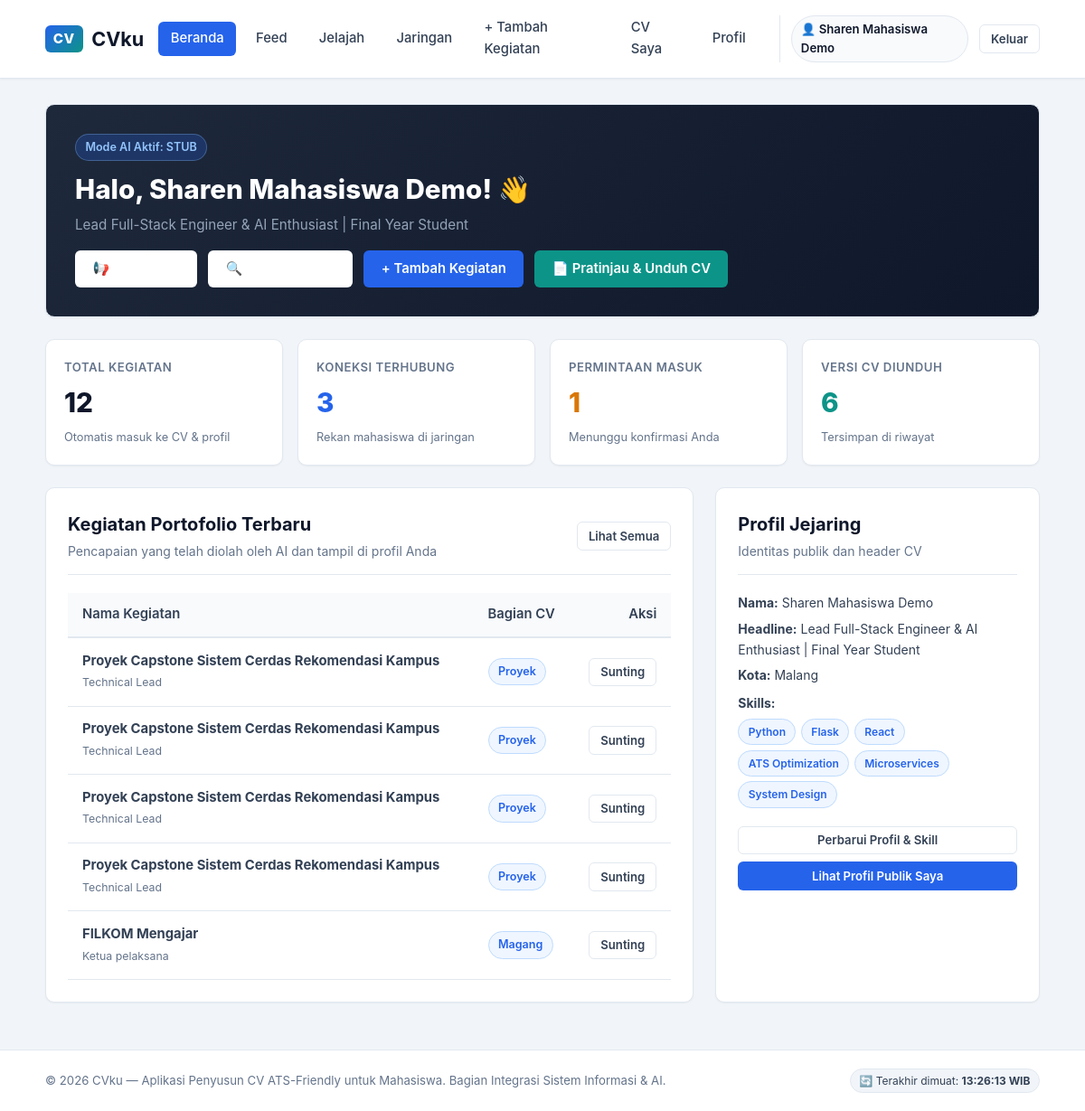
/ (signed in), run on an earlier commit of the app's database.
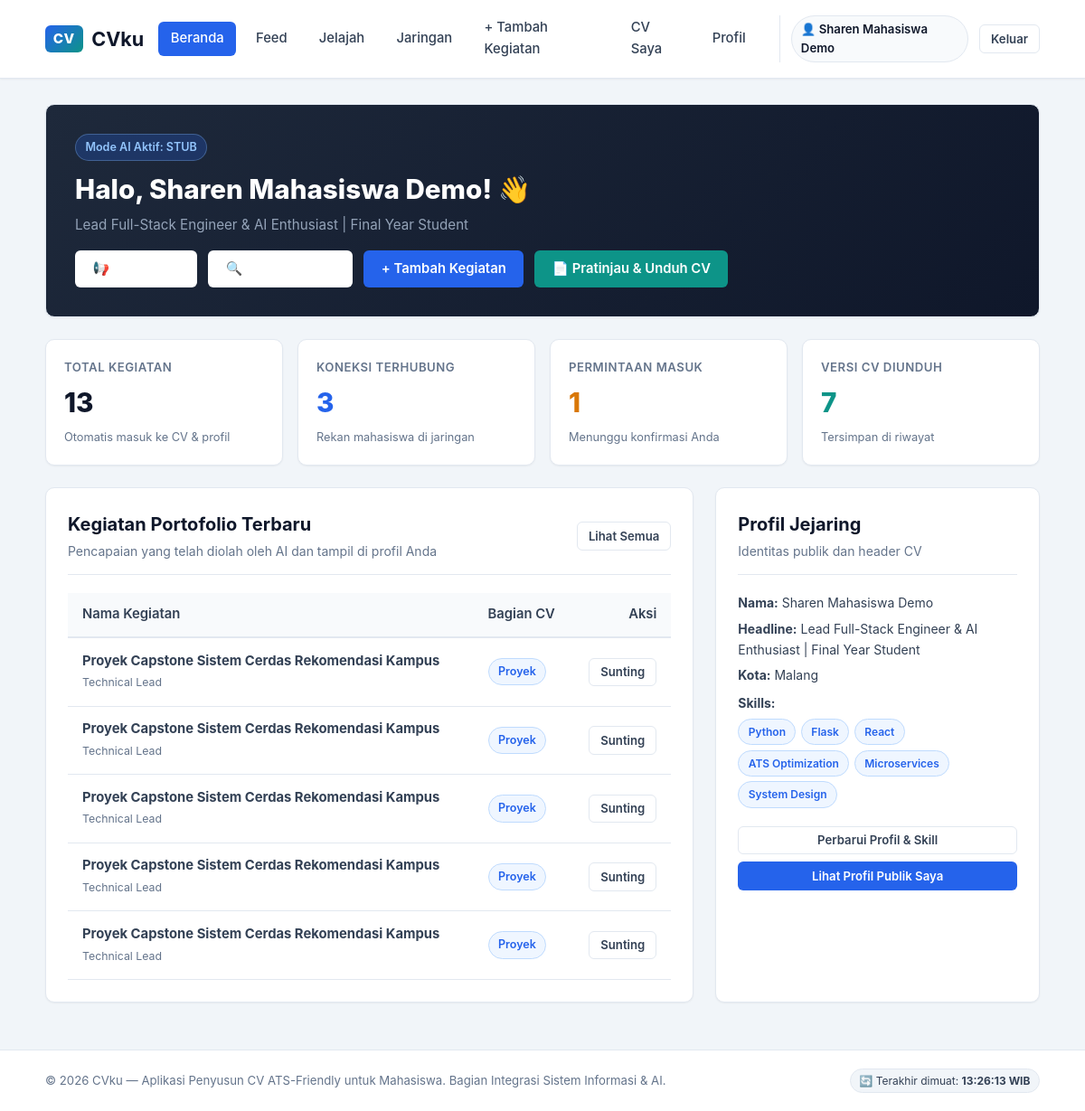
And on a later commit of the database.
### tables this page shows
CREATE TABLE entri_cv (
  id INTEGER PRIMARY KEY AUTOINCREMENT,
  id_pencapaian INTEGER UNIQUE NOT NULL REFERENCES pencapaian(id) ON DELETE CASCADE,
  id_bagian INTEGER NOT NULL REFERENCES bagian_cv(id), judul TEXT NOT NULL);

CREATE TABLE pencapaian (
  id INTEGER PRIMARY KEY AUTOINCREMENT,
  id_pengguna INTEGER NOT NULL REFERENCES pengguna(id),
  nama_kegiatan TEXT NOT NULL, penyelenggara TEXT, peran TEXT, periode TEXT, lokasi TEXT,
  uraian TEXT NOT NULL,
  status TEXT NOT NULL DEFAULT 'menunggu' CHECK (status IN ('menunggu','disetujui','ditolak')),
  dibuat_pada TEXT DEFAULT CURRENT_TIMESTAMP);

CREATE TABLE bagian_cv (
  id INTEGER PRIMARY KEY AUTOINCREMENT, nama TEXT UNIQUE NOT NULL);

### app.py (the view)
@app.route("/")
def beranda():
    user_id = session.get("user_id")
    profil = {}
    stats = {"total": 0, "koneksi": 0, "permintaan": 0, "versi_cv": 0}
    pencapaian_terbaru = []
    ai_mode = os.environ.get("CVKU_AI_MODE", "stub")
    if user_id:
        profil = db.baca_pengguna(user_id) or {}
        semua = db.daftar_pencapaian(user_id)
        stats["total"] = len(semua)
        stats["koneksi"] = len(jaringan.daftar_koneksi(user_id))
        stats["permintaan"] = len(jaringan.permintaan_masuk(user_id))
        stats["versi_cv"] = len(db.daftar_versi_cv(user_id))
        pencapaian_terbaru = semua[:5]
    return render_template(
        "beranda.html",
        profil=profil,
        stats=stats,
        pencapaian_terbaru=pencapaian_terbaru,
        ai_mode=ai_mode
    )

### app.py (called while the page is built)
@app.after_request
def add_no_cache_headers(response):
    response.headers["Cache-Control"] = "no-cache, no-store, must-revalidate, max-age=0"
    response.headers["Pragma"] = "no-cache"
    response.headers["Expires"] = "0"
    return response

@app.context_processor
def inject_waktu_server():
    return {
        "waktu_refresh": datetime.datetime.now().strftime("%H:%M:%S")
    }

### db.py (called while the page is built)
def koneksi():
    con = sqlite3.connect(DB_PATH)
    con.row_factory = sqlite3.Row
    con.execute("PRAGMA foreign_keys = ON")
    return con

def _satu(sql, args=()):
    con = koneksi()
    try:
        r = con.execute(sql, args).fetchone()
        return dict(r) if r else None
    finally:
        con.close()

def _semua(sql, args=()):
    con = koneksi()
    try:
        return [dict(r) for r in con.execute(sql, args).fetchall()]
    finally:
        con.close()

def baca_pengguna(id_pengguna):
    u = _satu("SELECT * FROM pengguna WHERE id=?", (id_pengguna,))
    if u:
        u.pop("password_hash")
    return u

def daftar_versi_cv(id_pengguna):
    return _semua("SELECT * FROM versi_cv WHERE id_pengguna=? ORDER BY id DESC", (id_pengguna,))

### templates/beranda.html (shortened to what the changed rows need)
{% extends "base.html" %}
{% block content %}
{% if not session.get('user_id') %}
  <div class="card" style="text-align: center; padding: 3rem 1.5rem; background: linear-gradient(180deg, #ffffff 0%, #f8fafc 100%);">
    <span class="badge badge-section" style="margin-bottom: 1rem; font-size: 0.85rem;">CVku Network — Platform Jejaring Mahasiswa</span>
    <h1 style="font-size: 2.3rem; font-weight: 800; color: var(--dark); line-height: 1.25; margin-bottom: 1rem;">
      Bangun Jaringan, dan <span style="color: var(--primary);">CV-mu Tersusun Otomatis</span>
    </h1>
    <p style="font-size: 1.05rem; color: var(--muted); max-width: 680px; margin: 0 auto 2rem;">
      Temukan dan terhubung dengan sesama mahasiswa, bagikan kabar proyek di feed, dan biarkan AI menyusun uraian kegiatan menjadi poin CV baku berstandar ATS.
    </p>
    <div style="display: flex; gap: 1rem; justify-content: center; flex-wrap: wrap; margin-bottom: 2.5rem;">
      <a href="{{ url_for('login') }}" class="btn btn-primary btn-lg">Masuk ke Akun</a>
      <a href="{{ url_for('register') }}" class="btn btn-outline btn-lg">Daftar Akun Baru</a>
      <a href="{{ url_for('jelajah_page') }}" class="btn btn-outline btn-lg">🔍 Jelajah Mahasiswa</a>
    </div>
    <div style="max-width: 520px; margin: 0 auto; text-align: left;" class="demo-account-box">
      <strong>Akun Demo Siap Pakai:</strong>
      <div style="display: flex; justify-content: space-between; gap: 1rem; flex-wrap: wrap; margin-top: 0.4rem;">
        <div>
          <span style="font-weight: 600;">Mahasiswa Demo:</span> <code>demo</code> / <code>demo123</code>
        </div>
        <div>
          <span style="font-weight: 600;">Product Manager:</span> <code>budi_pm</code> / <code>demo123</code>
        </div>
      </div>
    </div>
  </div>
  <div style="display: grid; grid-template-columns: repeat(auto-fit, minmax(280px, 1fr)); gap: 1.25rem;">
    <div class="card">
      <div style="font-size: 1.75rem; margin-bottom: 0.5rem;">🤖</div>
      <h3 style="font-size: 1.15rem; font-weight: 700; margin-bottom: 0.4rem; color: var(--dark);">Penyusun CV Berbasis AI</h3>
      <p style="color: var(--muted); font-size: 0.9rem;">
        Uraian kegiatan diubah menjadi kalimat aktif berbobot yang menonjolkan aksi dan hasil faktual tanpa rekayasa.
      </p>
    </div>
    <div class="card">
      <div style="font-size: 1.75rem; margin-bottom: 0.5rem;">🌐</div>
      <h3 style="font-size: 1.15rem; font-weight: 700; margin-bottom: 0.4rem; color: var(--dark);">Jejaring Profesional</h3>
      <p style="color: var(--muted); font-size: 0.9rem;">
        Temukan rekan mahasiswa berdasarkan minat, keahlian, atau peranan. Kirim permintaan koneksi dan bangun relasi sejak kuliah.
      </p>
    </div>
    <div class="card">
      <div style="font-size: 1.75rem; margin-bottom: 0.5rem;">📄</div>
      <h3 style="font-size: 1.15rem; font-weight: 700; margin-bottom: 0.4rem; color: var(--dark);">Format DOCX ATS-Friendly</h3>
      <p style="color: var(--muted); font-size: 0.9rem;">
        Satu kolom, tanpa tabel, tanpa gambar, struktur heading rapi yang dapat terbaca optimal oleh sistem ATS rekruter perusahaan.
      </p>
    </div>
  </div>
{% else %}
  <div class="card" style="background: linear-gradient(135deg, #1e293b 0%, #0f172a 100%); color: #ffffff; padding: 2rem;">
    <div style="display: flex; justify-content: space-between; align-items: center; flex-wrap: wrap; gap: 1rem;">
      <div>
        <span class="badge badge-section" style="background: rgba(37,99,235,0.25); color: #93c5fd; border-color: rgba(147,197,253,0.3); margin-bottom: 0.5rem;">
          Mode AI Aktif: {{ ai_mode|upper }}
        </span>
        <h1 style="font-size: 1.85rem; font-weight: 800; color: #ffffff;">Halo, {{ profil.nama or session.get('username') }}! 👋</h1>
        <p style="color: #94a3b8; font-size: 0.95rem; margin-top: 0.25rem;">
          {{ profil.headline or 'Bangun profil dan perluas jaringan profesional Anda bersama mahasiswa lainnya.' }}
        </p>
      </div>
      <div style="display: flex; gap: 0.75rem; flex-wrap: wrap;">
        <a href="{{ url_for('feed_page') }}" class="btn btn-outline" style="color: #ffffff; border-color: rgba(255,255,255,0.3);">📢 Buka Feed</a>
        <a href="{{ url_for('jelajah_page') }}" class="btn btn-outline" style="color: #ffffff; border-color: rgba(255,255,255,0.3);">🔍 Jelajah Rekan</a>
        <a href="{{ url_for('tambah_pencapaian_page') }}" class="btn btn-primary">+ Tambah Kegiatan</a>
        <a href="{{ url_for('cv_preview_page') }}" class="btn btn-secondary">📄 Pratinjau &amp; Unduh CV</a>
      </div>
    </div>
  </div>
  <div class="stat-grid">
    <div class="stat-card">
      <span class="stat-label">Total Kegiatan</span>
      <span class="stat-value">{{ stats.total }}</span>
      <span class="stat-desc">Otomatis masuk ke CV &amp; profil</span>
    </div>
    <div class="stat-card">
      <span class="stat-label">Koneksi Terhubung</span>
      <span class="stat-value" style="color: var(--primary);">{{ stats.koneksi }}</span>
      <span class="stat-desc">Rekan mahasiswa di jaringan</span>
    </div>
    <div class="stat-card">
      <span class="stat-label">Permintaan Masuk</span>
      <span class="stat-value" style="color: #d97706;">{{ stats.permintaan }}</span>
      <span class="stat-desc">Menunggu konfirmasi Anda</span>
    </div>
    <div class="stat-card">
      <span class="stat-label">Versi CV Diunduh</span>
      <span class="stat-value" style="color: var(--secondary);">{{ stats.versi_cv }}</span>
      <span class="stat-desc">Tersimpan di riwayat</span>
    </div>
  </div>
  <div style="display: grid; grid-template-columns: 2fr 1fr; gap: 1.5rem;" class="dashboard-grid">
    <div class="card">
      <div class="card-header">
        <div>
          <h2 class="card-title">Kegiatan Portofolio Terbaru</h2>
          <p class="card-subtitle">Pencapaian yang telah diolah oleh AI dan tampil di profil Anda</p>
        </div>
        <a href="{{ url_for('daftar_pencapaian_page') }}" class="btn btn-outline btn-sm">Lihat Semua</a>
      </div>
      {% if pencapaian_terbaru %}
        <div class="table-responsive">
          <table class="table">
            <thead>
              <tr>
                <th>Nama Kegiatan</th>
                <th>Bagian CV</th>
                <th style="text-align: right; width: 100px;">Aksi</th>
              </tr>
            </thead>
            <tbody>
              {% for p in pencapaian_terbaru %}
                <tr>
                  <td>
                    <strong>{{ p.nama_kegiatan }}</strong>
                    {% if p.peran %}<br><small style="color: var(--muted);">{{ p.peran }}</small>{% endif %}
                  </td>
                  <td>
                    <span class="badge badge-section">{{ p.bagian or 'Lainnya' }}</span>
                  </td>
                  <td style="text-align: right;">
                    <a href="{{ url_for('sunting_pencapaian_page', id=p.id) }}" class="btn btn-outline btn-sm">Sunting</a>
                  </td>
                </tr>
              {% endfor %}
            </tbody>
          </table>
        </div>
      {% else %}
        <div style="text-align: center; padding: 2rem 1rem; color: var(--muted);">
          <p style="margin-bottom: 1rem;">Belum ada kegiatan yang tercatat.</p>
          <a href="{{ url_for('tambah_pencapaian_page') }}" class="btn btn-primary btn-sm">+ Tambah Kegiatan Pertama</a>
        </div>
      {% endif %}
    </div>
    <div class="card">
      <div class="card-header">
        <div>
          <h2 class="card-title">Profil Jejaring</h2>
          <p class="card-subtitle">Identitas publik dan header CV</p>
        </div>
      </div>
      <div style="font-size: 0.875rem; margin-bottom: 1.25rem;">
        <p style="margin-bottom: 0.4rem;"><strong>Nama:</strong> {{ profil.nama or '-' }}</p>
        <p style="margin-bottom: 0.4rem;"><strong>Headline:</strong> {{ profil.headline or '<Belum diisi>' }}</p>
        <p style="margin-bottom: 0.4rem;"><strong>Kota:</strong> {{ profil.kota or '-' }}</p>
        {% if profil.skill %}
          <div style="margin-top: 0.5rem;">
            <strong>Skills:</strong>
            <div style="display: flex; flex-wrap: wrap; gap: 0.35rem; margin-top: 0.35rem;">
              {% for s in profil.skill.split(',') %}
                <span class="badge badge-section" style="font-size: 0.75rem;">{{ s.strip() }}</span>
              {% endfor %}
            </div>
          </div>
        {% endif %}
      </div>
      <div style="display: flex; gap: 0.5rem; flex-direction: column;">
        <a href="{{ url_for('profil') }}" class="btn btn-outline btn-sm" style="text-align: center;">Perbarui Profil &amp; Skill</a>
        <a href="{{ url_for('profil_publik_page', id=session.get('user_id')) }}" class="btn btn-primary btn-sm" style="text-align: center;">Lihat Profil Publik Saya</a>
      </div>
    </div>
  </div>
{% endif %}
{% endblock %}

What changed in the data, as far as the page shows it:
no longer on this page (row unchanged): entri_cv: nama_kegiatan "FILKOM Mengajar", peran "Ketua pelaksana", nama "Magang"
added entri_cv: nama_kegiatan "Proyek Capstone Sistem Cerdas Rekomendasi Kampus", peran "Technical Lead", nama "Proyek"
Also different on the page:
{{ stats.total }}: "12" → "13"
{{ stats.versi_cv }}: "6" → "7"
